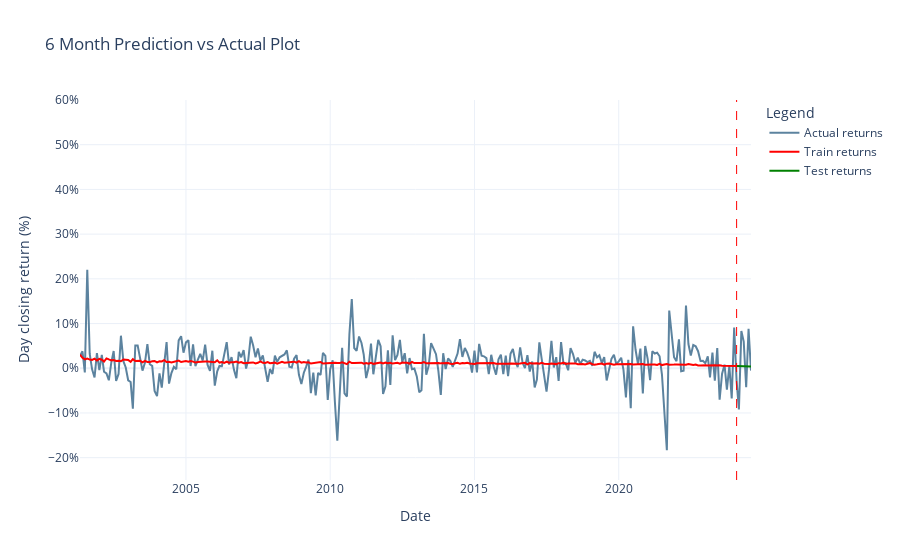

The cell this chart's notebook holds for it:
### Markdown cell above
### 6 Months Actual vs Prediction

### Code cell
importlib.reload(mpt_utils)
#
y_train_mean_pred_6m, y_test_mean_pred_6m = mpt_utils.get_train_test_mean_pred(y_train_pred_6m, y_test_pred_6m, len(df_pct.columns))
#
plots.generate_timeseries_plot(df_pct, df_tabular, y_train_mean_pred_6m, y_test_mean_pred_6m)

### Figure 1 — Plotly figure (JSON) as saved in the notebook; plotly's stock layout.template omitted (floating-point values rounded to 4 significant figures; data arrays with more than 128 entries replaced by an {"elided": "..."} marker saying what was removed)
{"data": [{"line": {"color": "#5c839f", "width": 2}, "mode": "lines", "name": "Actual returns", "x": {"elided": "280 str values"}, "y": {"elided": "299 float values"}, "type": "scatter"}, {"line": {"color": "red", "width": 2}, "mode": "lines", "name": "Train returns", "x": {"elided": "274 str values"}, "y": {"elided": "274 float values"}, "type": "scatter"}, {"line": {"color": "green", "width": 2}, "mode": "lines", "name": "Test returns", "x": ["2024-02-01", "2024-03-01", "2024-04-01", "2024-05-01", "2024-06-01", "2024-07-01", "2024-08-01"], "y": [0.005267, 0.005291, 0.005238, 0.005034, 0.005024, 0.004842, 0.003863], "type": "scatter"}], "layout": {"shapes": [{"line": {"color": "red", "dash": "dash", "width": 1}, "type": "line", "x0": "2024-02-01", "x1": "2024-02-01", "xref": "x", "y0": 0, "y1": 1, "yref": "y domain"}], "yaxis": {"title": {"text": "Day closing return (%)"}, "tickformat": ".0%", "range": [-0.25, 0.6]}, "title": {"text": "6 Month Prediction vs Actual Plot"}, "xaxis": {"title": {"text": "Date"}}, "legend": {"title": {"text": "Legend"}}}}
